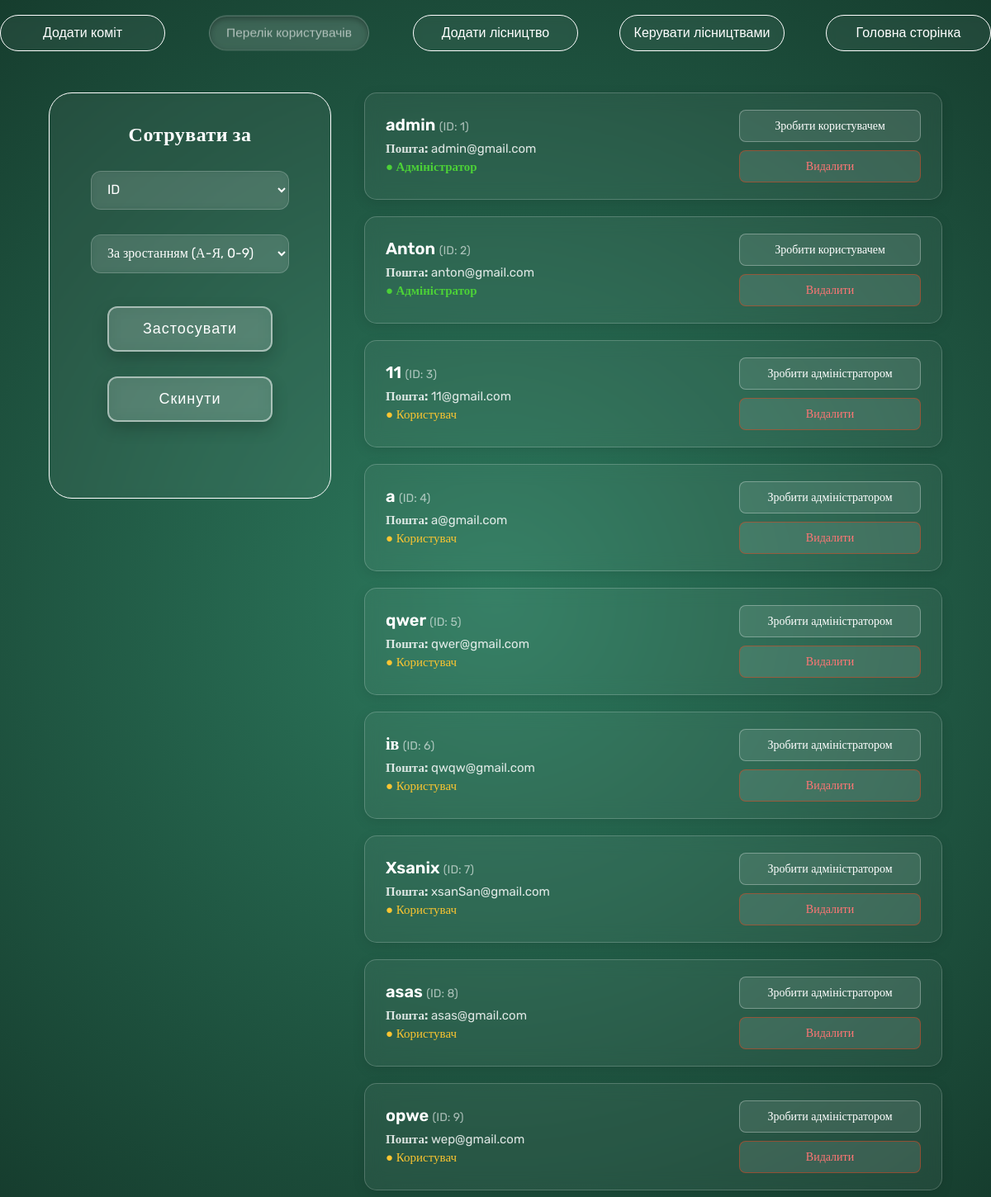
/all_users (signed in), run on an earlier commit of the app's database.
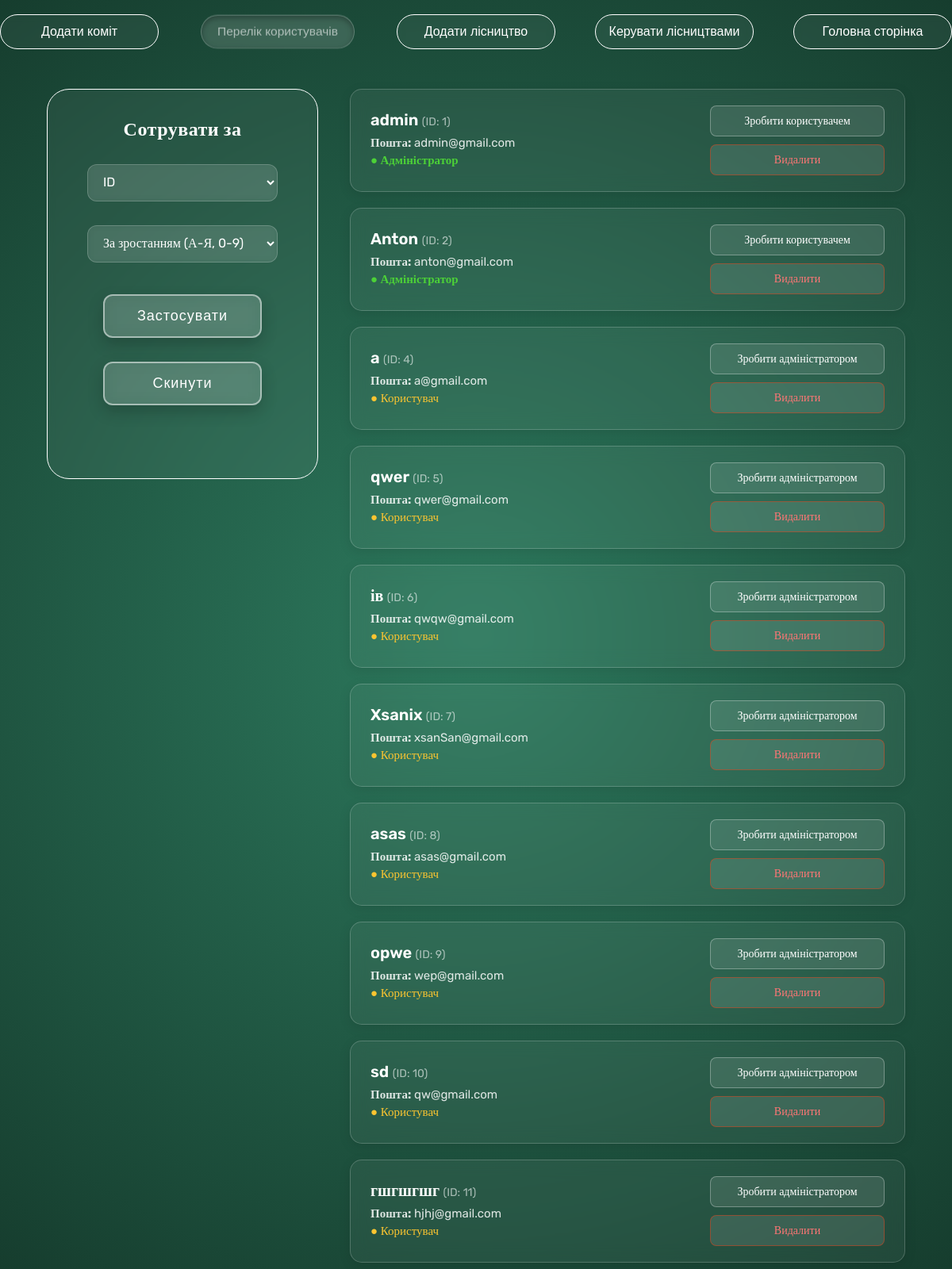
And on a later commit of the database.
### DB.py (models this page shows, shortened)
class User(UserMixin, db.Model):
    id = db.Column(db.Integer, primary_key=True)
    isAdmin = db.Column(db.Boolean, default=False)
    username = db.Column(db.String(150), unique=True, nullable=False)
    gmail = db.Column(db.String(150), unique=True, nullable=False)
    password_hash = db.Column(db.String(256), nullable=False)

### app.py (the view)
@app.route('/all_users', methods=['POST', 'GET'])
@login_required
@admin_required
def all_users():
    sort_by = request.args.get('sort', 'id')
    order = request.args.get('order', 'asc')
    valid_columns = ['id', 'username', 'gmail', 'isAdmin']
    if sort_by in valid_columns:
        column = getattr(User, sort_by)
        if order == 'desc':
            users = User.query.order_by(column.desc()).all()
        else:
            users = User.query.order_by(column.asc()).all()
    else:
        users = User.query.all()
    return render_template('all_user.html', users=users)

### app.py (called while the page is built)
@login_manager.user_loader
def load_user(user_id):
    return User.query.get(int(user_id))

### templates/all_user.html (shortened to what this page needs)
<!DOCTYPE html>
<html lang="en">
<head>
    <link rel="stylesheet" href="{{ url_for('static', filename='styles/admin-style.css') }}">
    <link rel="stylesheet" href="{{ url_for('static', filename='styles/btn-style.css')}}">
</head>
<body style="background: radial-gradient(circle at center, #2d7a5e 0%, #163d2e 100%);">
    <header>
        <a style="text-decoration: none;" href="{{ url_for('comits')}}"><button class="glass-button-white">Додати коміт</button></a>
        <a style="text-decoration: none;" href="{{ url_for('all_users') }}"><button class="glass-button-white active">Перелік користувачів</button></a>
        <a style="text-decoration: none;" href="{{ url_for('admin') }}"><button class="glass-button-white">Додати лісництво</button></a>
        <a style="text-decoration: none;" href="{{ url_for('change') }}"><button class="glass-button-white">Керувати лісництвами</button></a>
        <a style="text-decoration: none;" href="{{ url_for('main') }}"><button class="glass-button-white">Головна сторінка</button></a>
    </header>
    <div style="display: flex; justify-content: center; width: 100%; gap: 40px;">
        <div class="input-box box-litel" style="height: 450px; margin-top: 50px; position: sticky; top: 100px;">
            <h1 style="text-align: center;">Сотрувати за</h1>
            <form style="display: flex; flex-direction: column; align-items: center; margin-top: 10px;" action="{{ url_for('all_users') }}" method="GET">
                <div style="display: flex; flex-direction: column; align-items: center; justify-content: center; gap: 30px;">
                    <select name="sort" id="sort" class="input-box">
                        <option value="id" {% if request.args.get('sort') == 'id' %}selected{% endif %}>ID</option>
                    </select>
                    <select name="order" id="order" class="input-box">
                        <option value="asc" {% if request.args.get('order') == 'asc' %}selected{% endif %}>За зростанням (А-Я, 0-9)</option>
                    </select>
                </div>
                <div style="display: flex; flex-direction: column; align-items: center; gap: 30px;">
                    <button type="submit" class="submit-btn">Застосувати</button>
                    <a href="{{ url_for('all_users') }}"><button type="button" class="submit-btn">Скинути</button></a>
                </div>
            </form>
        </div>
        <main class="users-container">
            {% for user in users %}
            <div class="user-card">
                <div class="user-info">
                    <h3>{{ user.username }} <span style="font-size: 14px; font-weight: normal; opacity: 0.6;">(ID: {{ user.id }})</span></h3>
                    <p><strong>Пошта:</strong> {{ user.gmail }}</p>
                    {% if user.isAdmin %}
                        <p class="status-admin">● Адміністратор</p>
                    {% else %}
                        <p class="status-user">● Користувач</p>
                    {% endif %}
                </div>
                <div class="user-actions">
                    <form action="{{ url_for('toggle_admin', id=user.id) }}" method="POST" style="margin: 0;">
                        <button type="submit" class="action-btn" onclick="return confirm('Ви впевнені?')">
                            {% if user.isAdmin %}
                                Зробити користувачем
                            {% else %}
                                Зробити адміністратором
                            {% endif %}
                        </button>
                    </form>
                    <form action="{{ url_for('delete_user', id=user.id) }}" method="POST" style="margin: 0;">
                        <button type="submit" class="action-btn delete-btn" onclick="return confirm('Ви впевнені?')">Видалити</button>
                    </form>
                </div>
            </div>
            {% endfor %}
        </main>
    </div>
</body>
</html>

### static/styles/admin-style.css (style rules this page uses)
body { font-family: "Rubik"; }
header { top: 0px; position: sticky; display: flex; justify-content: center; gap: 50px; z-index: 200; }
h1 { font-size: 24px; color: #fff; margin-bottom: 10px; letter-spacing: 0.5px; }
form { margin-top: 80px; display: flex; justify-content: center; gap: 40px; }
.input-box { display: flex; flex-direction: column; gap: 10px; padding: 20px; background: rgba(255, 255, 255, 0.05); backdrop-filter: blur(5px); -webkit-backdrop-filter: blur(5px); border: 1px solid rgb(255, 255, 255); color: #fff; border-radius: 28px; font-size: 16px; font-weight: 400; }
.box-litel { width: 300px; }
.input-box input, .input-box select { width: 100%; box-sizing: border-box; padding: 12px 15px; background: rgba(255, 255, 255, 0.1); border: 1px solid rgba(255, 255, 255, 0.2); border-radius: 12px; color: #ffffff; font-size: 16px; font-family: inherit; outline: none; transition: all 0.3s ease; }
.input-box select option { background-color: #163d2e; color: #ffffff; }
.users-container { display: flex; flex-direction: column; gap: 20px; width: 100%; max-width: 700px; margin-top: 50px; }
.user-card { background: rgba(255, 255, 255, 0.05); backdrop-filter: blur(10px); -webkit-backdrop-filter: blur(10px); border: 1px solid rgba(255, 255, 255, 0.2); border-radius: 15px; padding: 20px 25px; color: white; display: flex; justify-content: space-between; align-items: center; box-shadow: 0 4px 15px rgba(0, 0, 0, 0.1); transition: transform 0.3s ease, background 0.3s ease; }
.user-info h3 { margin: 0 0 8px 0; font-size: 20px; font-weight: 600; }
.user-info p { margin: 4px 0; font-size: 15px; color: rgba(255, 255, 255, 0.85); }
.status-admin { color: #4cd137 !important; font-weight: 600; }
.status-user { color: #fbc531 !important; }
.user-actions { display: flex; flex-direction: column; gap: 10px; min-width: 220px; }
.action-btn { width: 100%; padding: 10px 15px; border-radius: 8px; border: 1px solid rgba(255, 255, 255, 0.3); background: rgba(255, 255, 255, 0.1); color: white; cursor: pointer; transition: all 0.3s ease; font-family: inherit; font-size: 14px; }
.delete-btn { border-color: rgba(232, 65, 24, 0.5); color: #ff7675; }

### static/styles/btn-style.css (style rules this page uses)
.glass-button-white { display: flex; align-items: center; justify-content: center; gap: 10px; width: 200px; padding: 12px; margin-top: 10px; background: rgba(255, 255, 255, 0.05); backdrop-filter: blur(5px); -webkit-backdrop-filter: blur(5px); border: 1px solid rgb(255, 255, 255); color: #fff; border-radius: 28px; font-size: 16px; font-weight: 400; cursor: pointer; transition: all 0.3s ease; }
.active { transform: scale(0.97); background: rgba(255, 255, 255, 0.15); color: rgba(255, 255, 255, 0.6); border-color: rgba(255, 255, 255, 0.2); box-shadow: inset 0 3px 8px rgba(0, 0, 0, 0.3); cursor: default; pointer-events: none; }
.submit-btn { width: 200px; background: rgba(255, 255, 255, 0.15); border: 2px solid rgba(255, 255, 255, 0.5); color: #ffffff; padding: 15px 40px; font-size: 18px; font-weight: 400; letter-spacing: 1px; border-radius: 12px; backdrop-filter: blur(10px); -webkit-backdrop-filter: blur(10px); cursor: pointer; transition: all 0.3s ease; box-shadow: 0 8px 20px rgba(0, 0, 0, 0.2); }
.action-btn { width: 100%; padding: 10px 15px; border-radius: 8px; border: 1px solid rgba(255, 255, 255, 0.3); background: rgba(255, 255, 255, 0.1); color: white; cursor: pointer; transition: all 0.3s ease; font-family: inherit; font-size: 14px; }
.delete-btn { border-color: rgba(232, 65, 24, 0.5); color: #ff7675; }

What changed in the data, as far as the page shows it:
removed User: username "11", id "3", gmail "11@gmail.com", isAdmin "● Користувач"
added User: username "sd", id "10", gmail "qw@gmail.com", isAdmin "● Користувач"
added User: username "гшгшгшг", id "11", gmail "hjhj@gmail.com", isAdmin "● Користувач"
